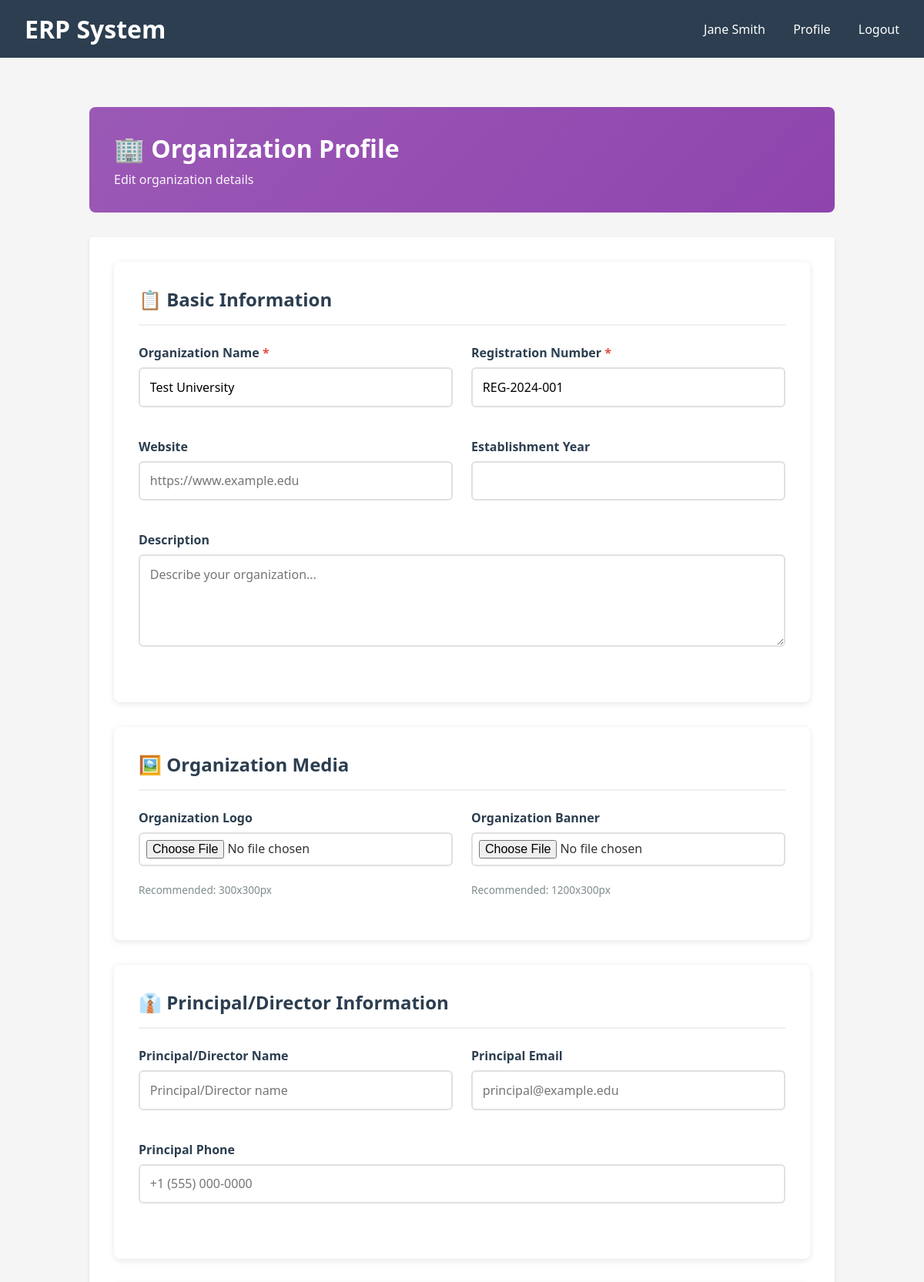
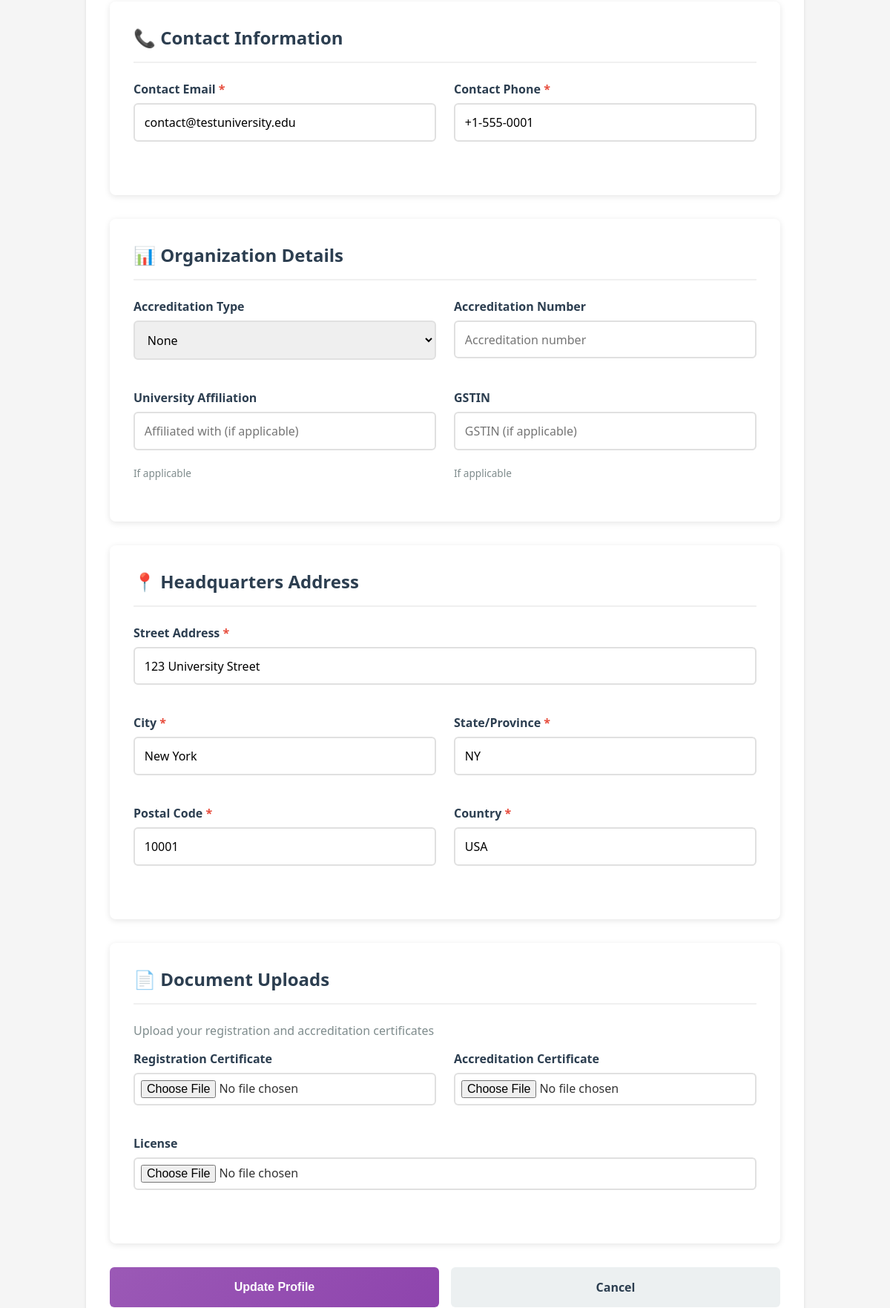
The app's page /organizations/profile/ (signed in, upper part) with its own data (2 pictures, top to bottom).
### users/models.py (models this page shows, shortened)
class CustomUser(AbstractBaseUser, PermissionsMixin):
    USER_TYPE_CHOICES = (
        ('ORGANIZATION', 'Organization'),
        ('TEACHER', 'Teacher'),
        ('STUDENT', 'Student'),
        ('SUPPORT', 'Support Team'),
        ('ADMIN', 'Administrator'),
    )
    email = models.EmailField(unique=True, max_length=255)
    first_name = models.CharField(max_length=150)
    last_name = models.CharField(max_length=150)
    phone = models.CharField(max_length=20, blank=True, null=True)
    user_type = models.CharField(max_length=20, choices=USER_TYPE_CHOICES, default='STUDENT')
    is_active = models.BooleanField(default=True)
    is_staff = models.BooleanField(default=False)
    is_verified = models.BooleanField(default=False)
    created_at = models.DateTimeField(auto_now_add=True)
    updated_at = models.DateTimeField(auto_now=True)
    profile_image = models.ImageField(upload_to='profile_images/', blank=True, null=True)
    bio = models.TextField(blank=True, null=True)
    address = models.CharField(max_length=255, blank=True, null=True)
    city = models.CharField(max_length=100, blank=True, null=True)
    state = models.CharField(max_length=100, blank=True, null=True)
    postal_code = models.CharField(max_length=20, blank=True, null=True)
    country = models.CharField(max_length=100, blank=True, null=True)
    USERNAME_FIELD = 'email'
    REQUIRED_FIELDS = []
    objects = CustomUserManager()
    class Meta:
        ordering = ['-created_at']
        verbose_name = 'User'
        verbose_name_plural = 'Users'
    def get_full_name(self):
        return f'{self.first_name} {self.last_name}'.strip() or self.email

### organizations/models.py (models this page shows, shortened)
class Organization(models.Model):
    ACCREDITATION_CHOICES = (
        ('NAAC', 'NAAC'),
        ('ACCBIND', 'ACCBIND'),
        ('NBA', 'NBA'),
        ('OTHER', 'Other'),
        ('NONE', 'None'),
    )
    user = models.OneToOneField(CustomUser, on_delete=models.CASCADE, related_name='organization_profile')
    organization_name = models.CharField(max_length=255)
    registration_number = models.CharField(max_length=100, unique=True)
    website = models.URLField(blank=True, null=True)
    establishment_year = models.IntegerField(blank=True, null=True)
    description = models.TextField(blank=True, null=True)
    logo = models.ImageField(upload_to='organization_logos/', blank=True, null=True)
    banner = models.ImageField(upload_to='organization_banners/', blank=True, null=True)
    contact_email = models.EmailField()
    contact_phone = models.CharField(max_length=20)
    principal_name = models.CharField(max_length=255, blank=True, null=True)
    principal_email = models.EmailField(blank=True, null=True)
    principal_phone = models.CharField(max_length=20, blank=True, null=True)
    headquarters_address = models.CharField(max_length=255)
    headquarters_city = models.CharField(max_length=100)
    headquarters_state = models.CharField(max_length=100)
    headquarters_postal_code = models.CharField(max_length=20)
    headquarters_country = models.CharField(max_length=100)
    accreditation_type = models.CharField(max_length=50, choices=ACCREDITATION_CHOICES, default='NONE')
    accreditation_number = models.CharField(max_length=100, blank=True, null=True)
    university_affiliation = models.CharField(max_length=255, blank=True, null=True)
    gstin = models.CharField(max_length=20, blank=True, null=True, verbose_name="GSTIN")
    registration_certificate = models.FileField(upload_to='organization_documents/registration/', blank=True, null=True)
    accreditation_certificate = models.FileField(upload_to='organization_documents/accreditation/', blank=True, null=True)
    license = models.FileField(upload_to='organization_documents/licenses/', blank=True, null=True)
    total_students = models.IntegerField(default=0)
    total_teachers = models.IntegerField(default=0)
    total_courses = models.IntegerField(default=0)
    is_verified = models.BooleanField(default=False)
    is_active = models.BooleanField(default=True)
    created_at = models.DateTimeField(auto_now_add=True)
    updated_at = models.DateTimeField(auto_now=True)
    class Meta:
        verbose_name = 'Organization'
        verbose_name_plural = 'Organizations'
        ordering = ['-created_at']

### organizations/views.py (the view)
# urls.py: path('profile/', views.organization_profile, name='organization-profile'),
@login_required(login_url='login')
@require_http_methods(["GET", "POST"])
def organization_profile(request):
    if request.user.user_type != 'ORGANIZATION':
        messages.error(request, 'Only organization users can access this page.')
        return redirect('home')
    try:
        org = request.user.organization_profile
        is_new = False
    except Organization.DoesNotExist:
        org = Organization(user=request.user)
        is_new = True
    if request.method == 'POST':
        form = OrganizationProfileForm(request.POST, request.FILES, instance=org)
        if form.is_valid():
            profile = form.save(commit=False)
            profile.user = request.user
            profile.save()
            if is_new:
                messages.success(request, 'Organization profile created successfully!')
                return redirect('organization-dashboard')
            else:
                messages.success(request, 'Organization profile updated successfully!')
                return redirect('organization-profile')
        else:
            messages.error(request, 'Please correct the errors below.')
    else:
        form = OrganizationProfileForm(instance=org)
    context = {
        'form': form,
        'is_new': is_new,
        'title': 'Create Organization Profile' if is_new else 'Edit Organization Profile'
    }
    return render(request, 'organizations/profile.html', context)

### templates/organizations/profile.html (shortened to what this page needs)
{% extends 'base.html' %}
{% block content %}
<div class="profile-container">
    <div class="profile-header">
        <h1>🏢 Organization Profile</h1>
        <p>{% if is_new %}Create your organization profile{% else %}Edit organization details{% endif %}</p>
    </div>
    <form method="POST" enctype="multipart/form-data">
        <div class="form-section">
            <h2>📋 Basic Information</h2>
            <div class="form-row">
                <div class="form-group">
                    <label for="organization_name">Organization Name <span class="required">*</span></label>
                    {{ form.organization_name }}
                </div>
                <div class="form-group">
                    <label for="registration_number">Registration Number <span class="required">*</span></label>
                    {{ form.registration_number }}
                </div>
            </div>
            <div class="form-row">
                <div class="form-group">
                    <label for="website">Website</label>
                    {{ form.website }}
                </div>
                <div class="form-group">
                    <label for="establishment_year">Establishment Year</label>
                    {{ form.establishment_year }}
                </div>
            </div>
            <div class="form-row full">
                <div class="form-group">
                    <label for="description">Description</label>
                    {{ form.description }}
                </div>
            </div>
        </div>
        <div class="form-section">
            <h2>🖼️ Organization Media</h2>
            <div class="form-row">
                <div class="form-group">
                    <label for="logo">Organization Logo</label>
                    {{ form.logo }}
                    <span class="help-text">Recommended: 300x300px</span>
                </div>
                <div class="form-group">
                    <label for="banner">Organization Banner</label>
                    {{ form.banner }}
                    <span class="help-text">Recommended: 1200x300px</span>
                </div>
            </div>
        </div>
        <div class="form-section">
            <h2>👔 Principal/Director Information</h2>
            <div class="form-row">
                <div class="form-group">
                    <label for="principal_name">Principal/Director Name</label>
                    {{ form.principal_name }}
                </div>
                <div class="form-group">
                    <label for="principal_email">Principal Email</label>
                    {{ form.principal_email }}
                </div>
            </div>
            <div class="form-row full">
                <div class="form-group">
                    <label for="principal_phone">Principal Phone</label>
                    {{ form.principal_phone }}
                </div>
            </div>
        </div>
        <div class="form-section">
            <h2>📞 Contact Information</h2>
            <div class="form-row">
                <div class="form-group">
                    <label for="contact_email">Contact Email <span class="required">*</span></label>
                    {{ form.contact_email }}
                </div>
                <div class="form-group">
                    <label for="contact_phone">Contact Phone <span class="required">*</span></label>
                    {{ form.contact_phone }}
                </div>
            </div>
        </div>
        <div class="form-section">
            <h2>📊 Organization Details</h2>
            <div class="form-row">
                <div class="form-group">
                    <label for="accreditation_type">Accreditation Type</label>
                    {{ form.accreditation_type }}
                </div>
                <div class="form-group">
                    <label for="accreditation_number">Accreditation Number</label>
                    {{ form.accreditation_number }}
                </div>
            </div>
            <div class="form-row">
                <div class="form-group">
                    <label for="university_affiliation">University Affiliation</label>
                    {{ form.university_affiliation }}
                    <span class="help-text">If applicable</span>
                </div>
                <div class="form-group">
                    <label for="gstin">GSTIN</label>
                    {{ form.gstin }}
                    <span class="help-text">If applicable</span>
                </div>
            </div>
        </div>
        <div class="form-section">
            <h2>📍 Headquarters Address</h2>
            <div class="form-row full">
                <div class="form-group">
                    <label for="headquarters_address">Street Address <span class="required">*</span></label>
                    {{ form.headquarters_address }}
                </div>
            </div>
            <div class="form-row">
                <div class="form-group">
                    <label for="headquarters_city">City <span class="required">*</span></label>
                    {{ form.headquarters_city }}
                </div>
                <div class="form-group">
                    <label for="headquarters_state">State/Province <span class="required">*</span></label>
                    {{ form.headquarters_state }}
                </div>
            </div>
            <div class="form-row">
                <div class="form-group">
                    <label for="headquarters_postal_code">Postal Code <span class="required">*</span></label>
                    {{ form.headquarters_postal_code }}
                </div>
                <div class="form-group">
                    <label for="headquarters_country">Country <span class="required">*</span></label>
                    {{ form.headquarters_country }}
                </div>
            </div>
        </div>
        <div class="form-section">
            <h2>📄 Document Uploads</h2>
            <p style="color: #7f8c8d; margin-bottom: 1rem;">Upload your registration and accreditation certificates</p>
            <div class="form-row">
                <div class="form-group">
                    <label for="registration_certificate">Registration Certificate</label>
                    {{ form.registration_certificate }}
                </div>
                <div class="form-group">
                    <label for="accreditation_certificate">Accreditation Certificate</label>
                    {{ form.accreditation_certificate }}
                </div>
            </div>
            <div class="form-row full">
                <div class="form-group">
                    <label for="license">License</label>
                    {{ form.license }}
                </div>
            </div>
        </div>
        <div class="button-group">
            <button type="submit" class="btn btn-primary">
                {% if is_new %}Create Profile{% else %}Update Profile{% endif %}
            </button>
            <a href="{% url 'home' %}" class="btn btn-secondary">Cancel</a>
        </div>
    </form>
</div>
{% endblock %}

### templates/base.html (shortened to what this page needs)
<!DOCTYPE html>
<html lang="en">
<head>
</head>
<body>
    <header>
        <div>
            <h1>ERP System</h1>
        </div>
        <nav>
            {% if user.is_authenticated %}
                <span>{{ user.get_full_name }}</span>
                <a href="{% url 'profile' %}">Profile</a>
                <a href="{% url 'logout' %}">Logout</a>
            {% else %}
                <a href="{% url 'login' %}">Login</a>
                <a href="{% url 'register' %}">Register</a>
            {% endif %}
        </nav>
    </header>
    <div class="container">
        {% block content %}{% endblock %}
    </div>
</body>
</html>

### templates/base.html (style rules this page uses)
* { margin: 0; padding: 0; box-sizing: border-box; }
body { font-family: 'Segoe UI', Tahoma, Geneva, Verdana, sans-serif; background-color: #f5f5f5; color: #333; }
header { background-color: #2c3e50; color: white; padding: 1rem 2rem; display: flex; justify-content: space-between; align-items: center; }
nav a { color: white; text-decoration: none; margin-left: 2rem; }
.container { max-width: 1200px; margin: 0 auto; padding: 2rem; }
button, input[type="submit"] { background-color: #3498db; color: white; padding: 0.5rem 1rem; border: none; border-radius: 4px; cursor: pointer; font-size: 1rem; }
form { background-color: white; padding: 2rem; border-radius: 4px; box-shadow: 0 2px 4px rgba(0,0,0,0.1); }
input, textarea, select { width: 100%; padding: 0.5rem; margin-bottom: 1rem; border: 1px solid #ddd; border-radius: 4px; font-size: 1rem; }
label { display: block; margin-bottom: 0.5rem; font-weight: bold; }

### templates/organizations/profile.html (style rules this page uses)
.profile-container { max-width: 1000px; margin: 2rem auto; padding: 0 1rem; }
.profile-header { background: linear-gradient(135deg, #9b59b6 0%, #8e44ad 100%); color: white; padding: 2rem; border-radius: 8px; margin-bottom: 2rem; }
.profile-header h1 { margin: 0 0 0.5rem 0; font-size: 2rem; }
.profile-header p { margin: 0; opacity: 0.95; }
.form-section { background: white; padding: 2rem; border-radius: 8px; margin-bottom: 2rem; box-shadow: 0 2px 8px rgba(0, 0, 0, 0.1); }
.form-section h2 { color: #2c3e50; margin-bottom: 1.5rem; padding-bottom: 1rem; border-bottom: 2px solid #f0f0f0; }
.form-row { display: grid; grid-template-columns: 1fr 1fr; gap: 1.5rem; margin-bottom: 1.5rem; }
.form-row.full { grid-template-columns: 1fr; }
.form-group { display: flex; flex-direction: column; }
.form-group label { font-weight: 600; margin-bottom: 0.5rem; color: #2c3e50; }
.form-group input, .form-group select, .form-group textarea { padding: 0.8rem; border: 2px solid #e0e0e0; border-radius: 6px; font-size: 1rem; font-family: inherit; transition: all 0.3s ease; }
.form-group textarea { resize: vertical; min-height: 120px; }
.form-group input[type="file"] { padding: 0.5rem; }
.button-group { display: flex; gap: 1rem; margin-top: 2rem; }
.btn { flex: 1; padding: 1rem; border: none; border-radius: 6px; font-size: 1rem; font-weight: 600; cursor: pointer; transition: all 0.3s ease; }
.btn-primary { background: linear-gradient(135deg, #9b59b6 0%, #8e44ad 100%); color: white; }
.btn-secondary { background: #ecf0f1; color: #2c3e50; text-decoration: none; text-align: center; }
.required { color: #e74c3c; }
.help-text { font-size: 0.85rem; color: #7f8c8d; margin-top: 0.3rem; }

### records on screen
CustomUser: get_full_name "Jane Smith"
Organization: organization_name "Test University", registration_number "REG-2024-001", contact_email "contact@testuniversity.edu", contact_phone "+1-555-0001", accreditation_type "None", headquarters_address "123 University Street", headquarters_city "New York", headquarters_state "NY", headquarters_postal_code "10001", headquarters_country "USA"
